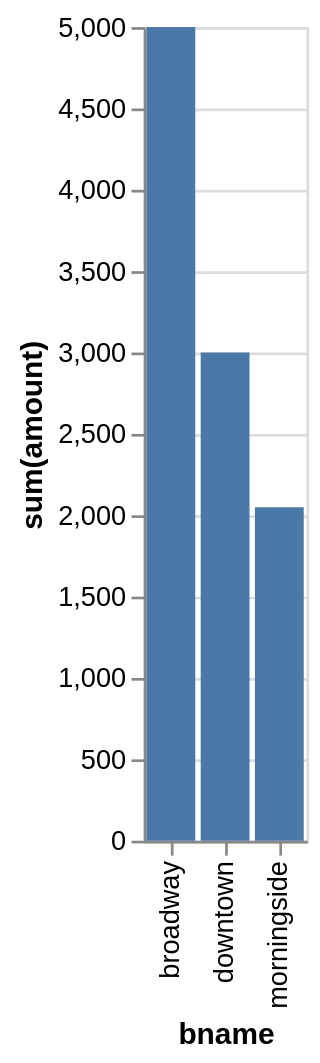

Source (Vega-Lite JSON):
### Vega-Lite specification from a JSON file in a GitHub repository (floating-point values rounded to 4 significant figures)
{"data": {"values": [{"x_data": "broadway", "y_data": 5000}, {"x_data": "downtown", "y_data": 3000}, {"x_data": "morningside", "y_data": 2050}]}, "mark": "bar", "encoding": {"x": {"field": "x_data", "type": "nominal", "title": "bname", "sort": {"op": "sum", "field": "y_data", "order": "descending"}}, "y": {"field": "y_data", "type": "quantitative", "title": "sum(amount)"}}}
